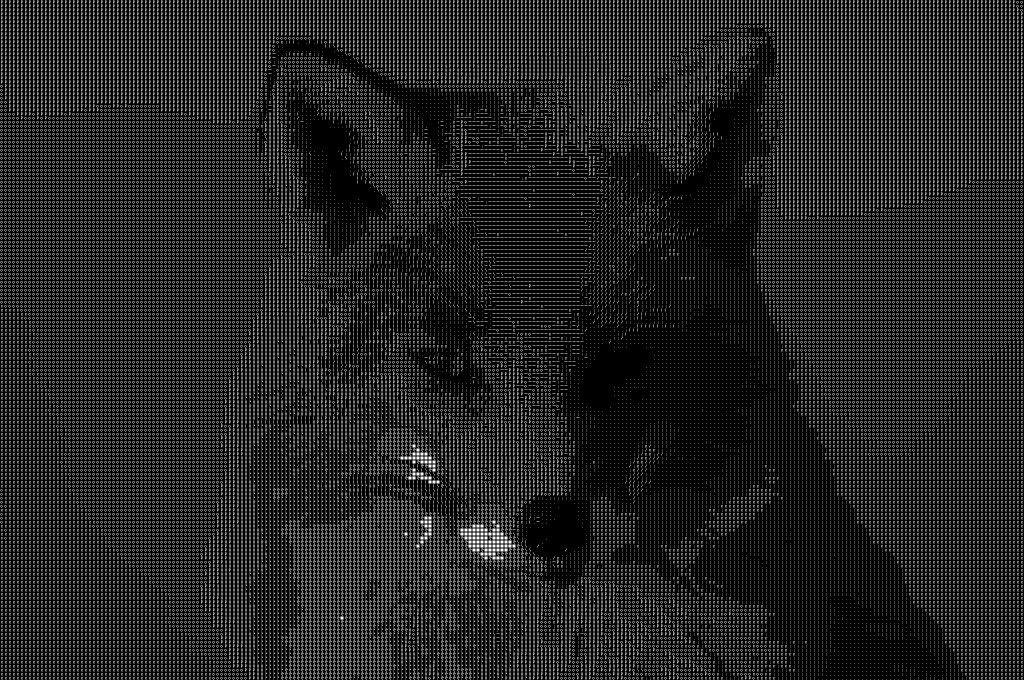
#> input picture uploads/ascii_1887.jpg, 2048 x 1360 px (shown at 1/2 size)
$ python -i shader.py   (imports and definitions only)
#> lines starting #> are read from the running program, lines starting #| are printed output that depends on the picture; after the words box and inside, x2 and y2 are one past the last pixel; in counts of white or black regions, pixels touching at a corner belong together; pictures that were not available may be replaced by others from this repository, and a replacement may not be noted
import cv2 as cv
import numpy as np


def load_assets(file, tile_size):
    img = cv.imread(file, cv.IMREAD_GRAYSCALE)
    assert img is not None, f"File {file} could not be read"

    texture = cv.imread("textures/ASCII.png", cv.IMREAD_GRAYSCALE)
    texture_edge = cv.imread("textures/edgesASCII.png", cv.IMREAD_GRAYSCALE)
    if texture_edge is None:
        texture_edge = texture.copy()

    h, w = img.shape
    crop_h, crop_w = h - (h % tile_size), w - (w % tile_size)
    img = img[:crop_h, :crop_w]

    return img, texture, texture_edge, crop_h, crop_w


def get_luminance_map(img, tile_size, crop_w, crop_h):
    img_downscaled = cv.resize(
        img, (crop_w // tile_size, crop_h // tile_size), interpolation=cv.INTER_AREA
    )
    # Quantize 0-255 into 0-9 levels for the 10 ASCII characters
    img_quantised = np.floor(img_downscaled.astype(np.float32) * 10 / 256).astype(
        np.uint8
    )

    return cv.resize(img_quantised, (crop_w, crop_h), interpolation=cv.INTER_NEAREST)


def get_edge_map(img, tile_size, crop_w, crop_h, min_magnitude):
    # Sobel operators for gradient calculation
    sobel_x = cv.Sobel(img, cv.CV_64F, 1, 0, ksize=3)
    sobel_y = cv.Sobel(img, cv.CV_64F, 0, 1, ksize=3)
    magnitude = np.sqrt(sobel_x**2 + sobel_y**2)
    angle_deg = np.degrees(np.arctan2(sobel_y, sobel_x)) % 180

    # Classify edge direction per pixel
    edge_type = np.zeros_like(img, dtype=np.uint8)
    edge_threshold = np.percentile(magnitude, 98)
    mask = magnitude > edge_threshold

    edge_type[mask & ((angle_deg >= 67.5) & (angle_deg < 112.5))] = 1  # Vertical
    edge_type[mask & ((angle_deg >= 0) & (angle_deg < 22.5) | (angle_deg >= 157.5))] = (
        2  # Horizontal
    )
    edge_type[mask & ((angle_deg >= 22.5) & (angle_deg < 67.5))] = 3  # Diagonal 1
    edge_type[mask & ((angle_deg >= 112.5) & (angle_deg < 157.5))] = 4  # Diagonal 2

    # Block analysis: Find the dominant edge type in each tile
    sh, sw = crop_h // tile_size, crop_w // tile_size
    blocks = edge_type.reshape(sh, tile_size, sw, tile_size).transpose(0, 2, 1, 3)
    mag_blocks = magnitude.reshape(sh, tile_size, sw, tile_size).transpose(0, 2, 1, 3)

    avg_mag = np.mean(mag_blocks, axis=(2, 3))
    counts = np.array(
        [np.sum(blocks == t, axis=(2, 3)) for t in range(1, 5)]
    ).transpose(1, 2, 0)

    edge_small = (np.argmax(counts, axis=2) + 1).astype(np.uint8)
    max_counts = np.max(counts, axis=2)

    # Filter out weak edges
    edge_small[(avg_mag < min_magnitude) | (max_counts < 5)] = 0

    # Upscale to original size
    edge_upscaled = cv.resize(
        edge_small, (crop_w, crop_h), interpolation=cv.INTER_NEAREST
    )
    return edge_upscaled


def compose_ascii(lum_map, edge_map, texture, texture_edge, tile_size, h, w):
    y, x = np.indices((h, w))
    ly, lx = y % tile_size, x % tile_size

    # Calculate offsets in the texture atlas
    output_lum = texture[ly, lx + (lum_map[y, x] * tile_size)]
    output_edge = texture_edge[ly, lx + (edge_map[y, x] * tile_size)]

    # Use edge texture where an edge is detected, otherwise use luminance texture
    return np.where(edge_map > 0, output_edge, output_lum)


def shader(file_path, output_path="images/ASCII_output.png"):
    TILE_SIZE = 8
    MIN_MAG = 50

    img, tex, tex_e, h, w = load_assets(file_path, TILE_SIZE)
#> in load_assets, img is the input picture: shape (1360, 2048); min 0, max 255, mean 35.4
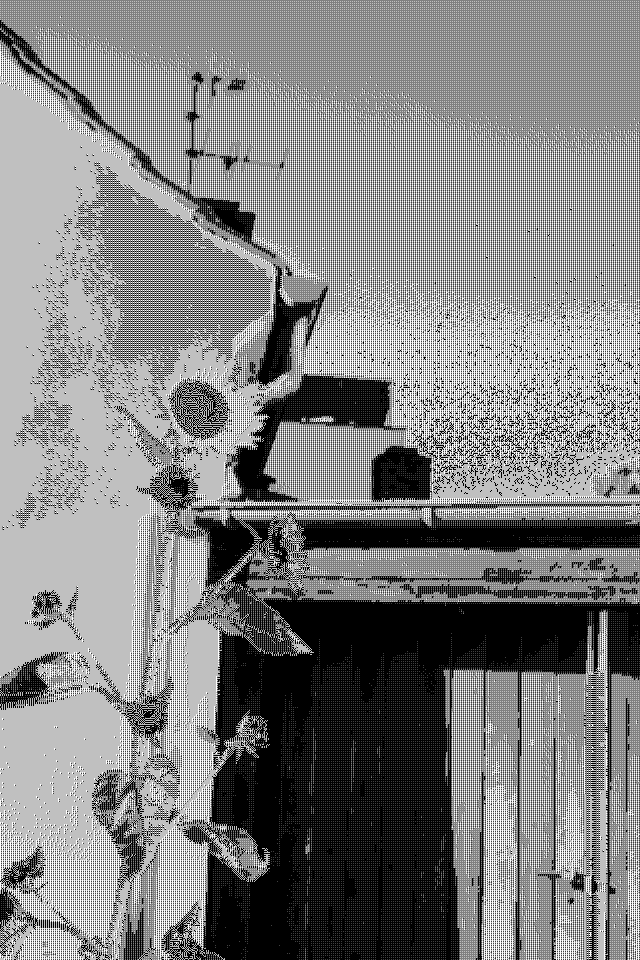
#> input picture uploads/ascii_sample.png, 2560 x 3840 px, given in place of edgesASCII.png, which was not available (shown at 1/4 size)
#> in load_assets, `texture_edge = cv.imread("textures/edgesASCII.png", cv.IMREAD_GRAYSCALE)`: texture_edge: shape (3840, 2560); 12.6% white in thin lines or dots
#> h = 1360; w = 2048

    lum_map = get_luminance_map(img, TILE_SIZE, w, h)
    edge_map = get_edge_map(img, TILE_SIZE, w, h, MIN_MAG)
#> in get_edge_map, `angle_deg = np.degrees(np.arctan2(sobel_y, sobel_x)) % 180`:
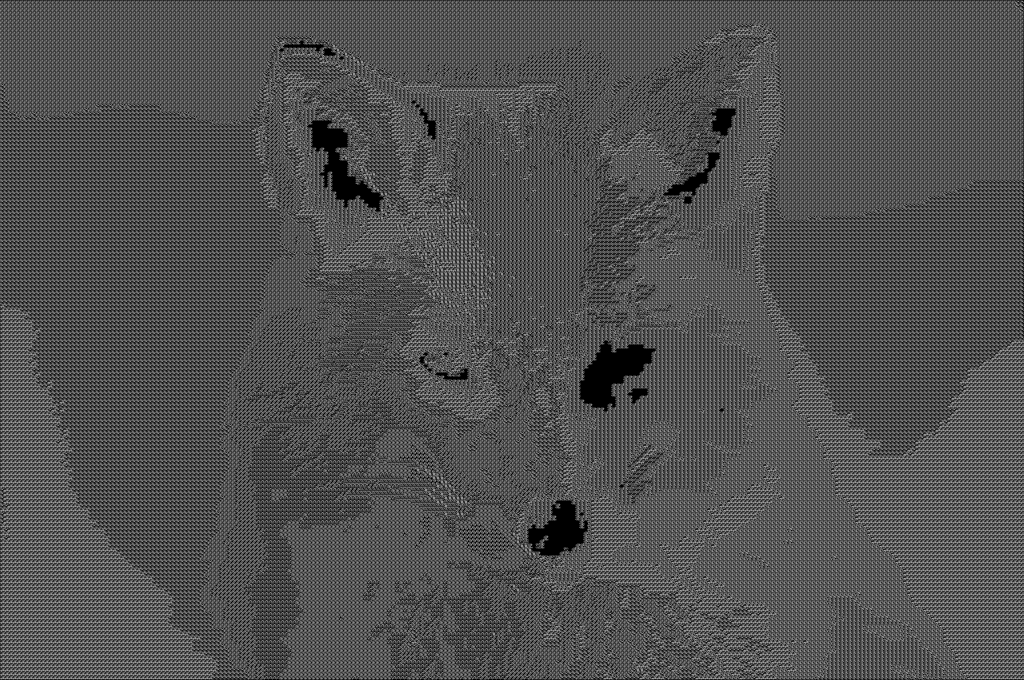
#> angle_deg: shape (1360, 2048) float64 (shown at 1/2 size); min 0, max 179.9, mean 81.2
#> in get_edge_map, `edge_threshold = np.percentile(magnitude, 98)`: edge_threshold = 1019
#> in get_edge_map, `mask = magnitude > edge_threshold`:
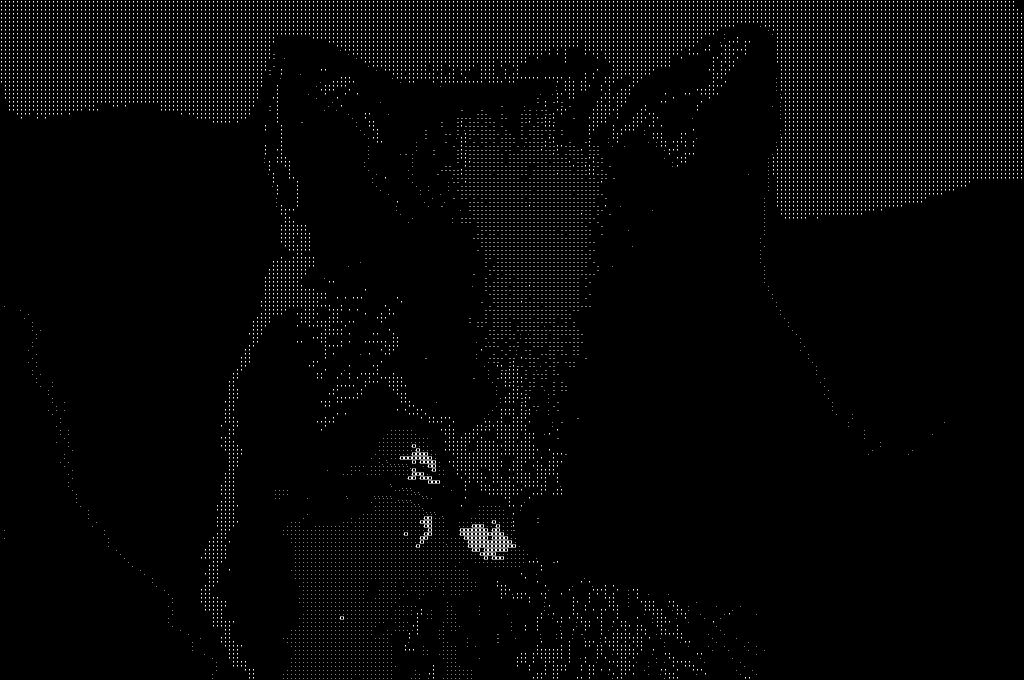
#> mask: shape (1360, 2048) bool (shown at 1/2 size); 1.2% white in thin lines or dots
#> in get_edge_map, `sh, sw = crop_h // tile_size, crop_w // tile_size`: sh = 170; sw = 256
#> in get_edge_map, `max_counts = np.max(counts, axis=2)`:
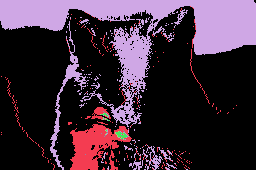
#> max_counts: shape (170, 256) int64; 8 distinct labels, from 0 to 12; one colour per label, 0 black
#> in get_edge_map, `edge_small[(avg_mag < min_magnitude) | (max_counts < 5)] = 0`: edge_small: shape (170, 256); values 0 (black) and 2 (white), 0.28% white; 6 white regions (4 under 20 px), largest, box (x1, y1, x2, y2) and area: (115, 130, 129, 140) 74, (100, 111, 109, 118) 22
#> in get_edge_map, `edge_upscaled = cv.resize( edge_small, (crop_w, crop_h), interpolation..`: edge_upscaled: shape (1360, 2048); values 0 (black) and 2 (white), 0.28% white; 6 white regions, box (x1, y1, x2, y2) and area: (920, 1040, 1032, 1120) 4736, (800, 888, 872, 944) 1408, (832, 1032, 864, 1096) 896, (816, 936, 880, 968) 768, (808, 1064, 816, 1072) 64, (680, 1232, 688, 1240) 64

    final_img = compose_ascii(lum_map, edge_map, tex, tex_e, TILE_SIZE, h, w)
#> in compose_ascii, `y, x = np.indices((h, w))`:
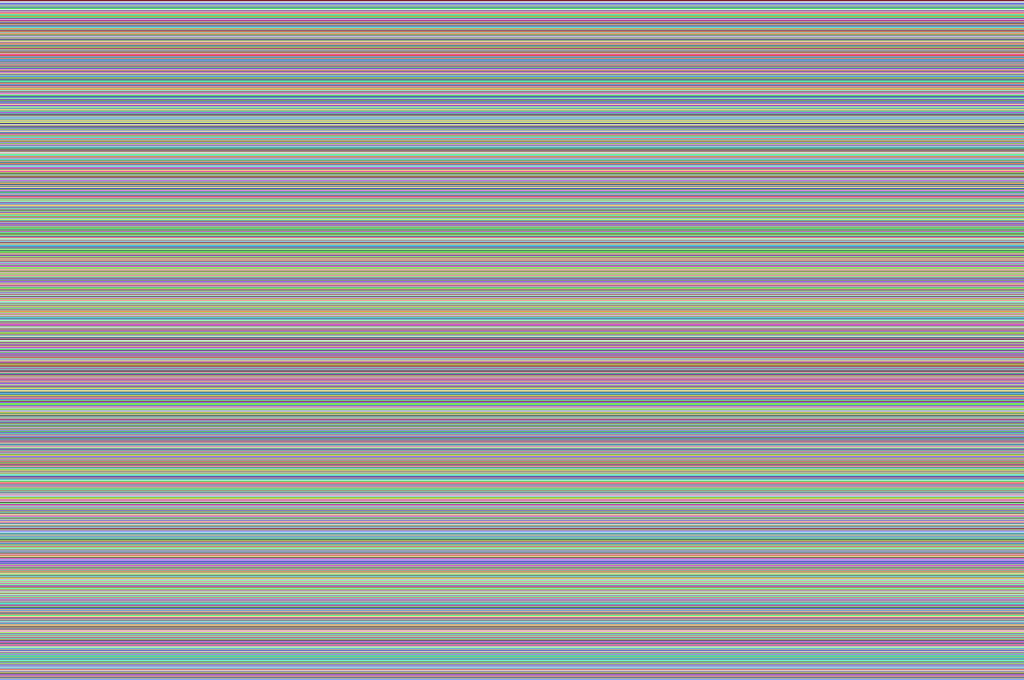
#> y: shape (1360, 2048) int64 (shown at 1/2 size); 1360 distinct labels, from 0 to 1359; one colour per label, 0 black
#> in compose_ascii, `ly, lx = y % tile_size, x % tile_size`:
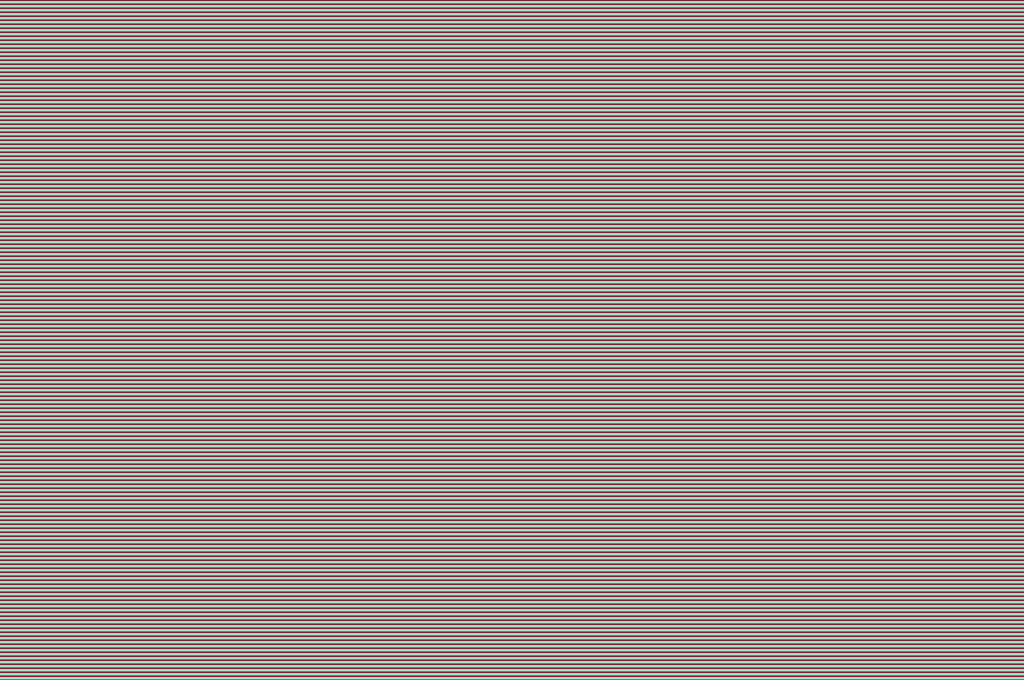
#> ly: shape (1360, 2048) int64 (shown at 1/2 size); 8 distinct labels, from 0 to 7; one colour per label, 0 black
#> in compose_ascii, `output_edge = texture_edge[ly, lx + (edge_map[y, x] * tile_size)]`:
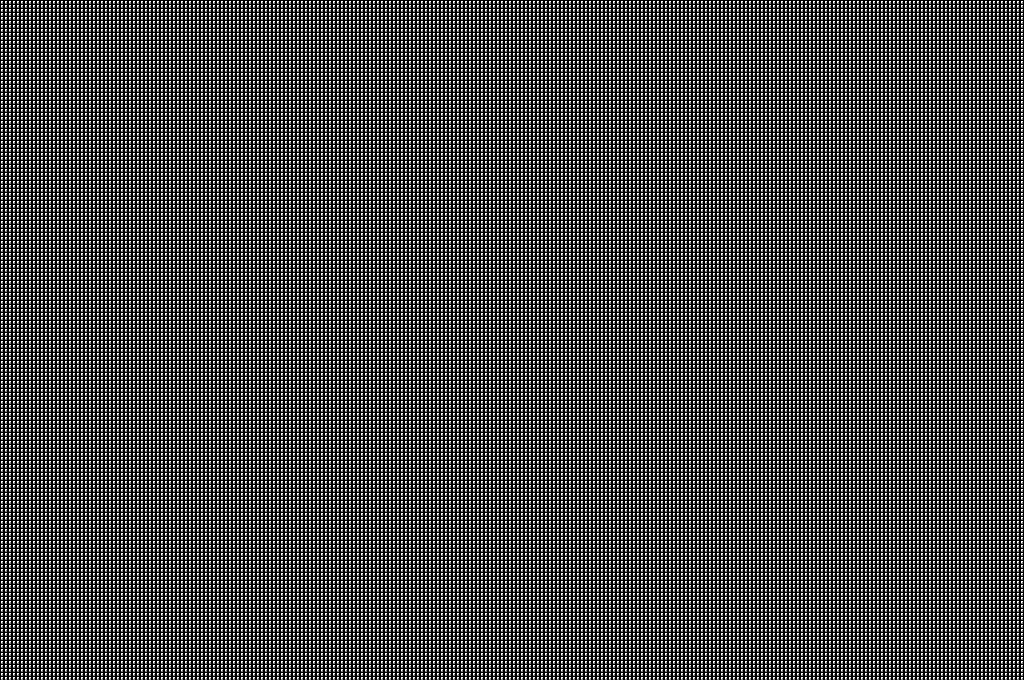
#> output_edge: shape (1360, 2048) (shown at 1/2 size); 14.1% white in thin lines or dots

    cv.imwrite(output_path, final_img)
    return True

>>> result = shader('uploads/ascii_1887.jpg')
